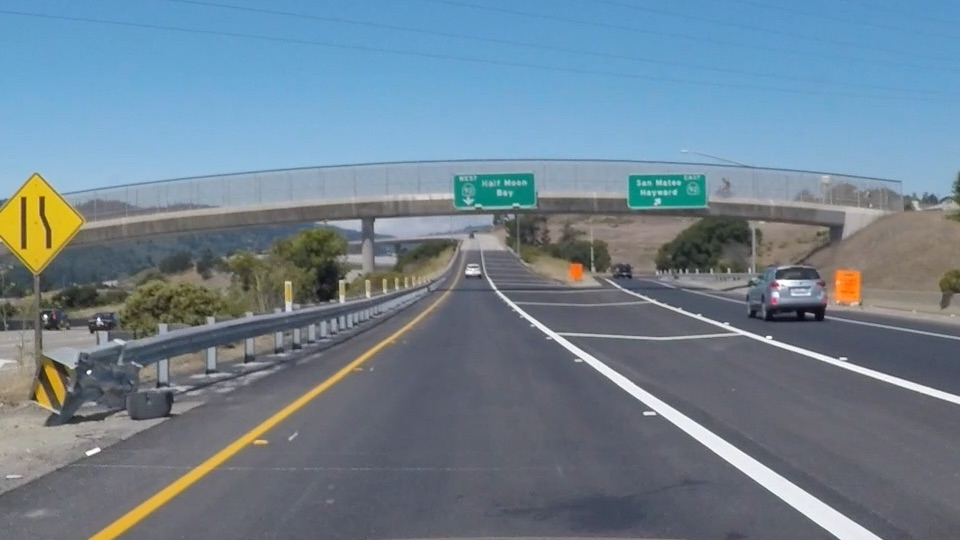
#> input picture 4_lessons_lane_lines/exit-ramp.jpg, 960 x 540 px
$ python hough_transform.py
#> lines starting #> are read from the running program, lines starting #| are printed output that depends on the picture; after the words box and inside, x2 and y2 are one past the last pixel; in counts of white or black regions, pixels touching at a corner belong together
import matplotlib.pyplot as plt
import matplotlib.image as mpimg
import numpy as np
import cv2

# Read in and grayscale the image
image = mpimg.imread('exit-ramp.jpg')
#> image is the input picture: shape (540, 960, 3); mean R, G, B 111.3, 130.2, 144.4
gray = cv2.cvtColor(image, cv2.COLOR_RGB2GRAY)  # grayscale conversion
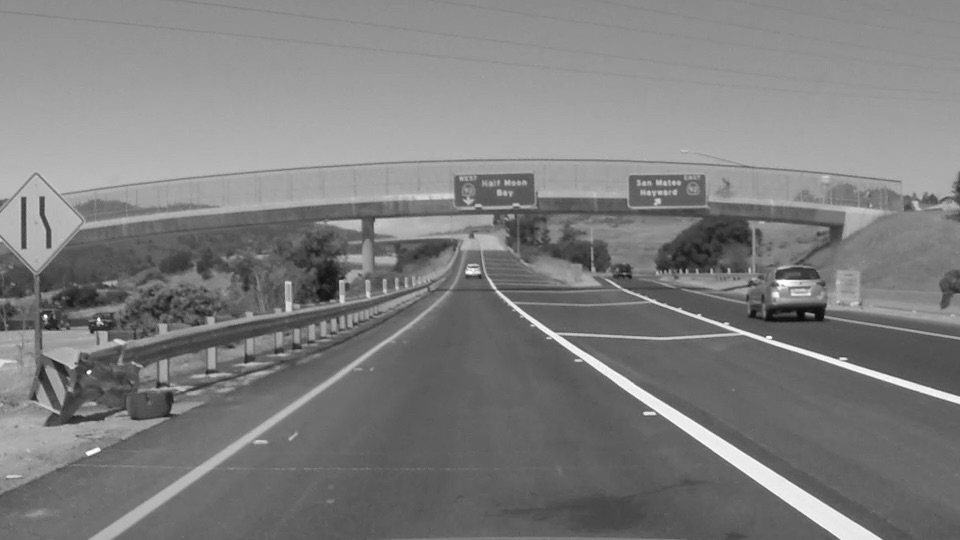
#> gray: shape (540, 960); min 7, max 255, mean 126.2

# this is a gaussian smoothing step
kernel_size = 5
blur_gray = cv2.GaussianBlur(gray, (kernel_size, kernel_size), 0)

# define parameters for Canny and run
low_threshold = 50
high_threshold = 150

edges = cv2.Canny(blur_gray, low_threshold, high_threshold)
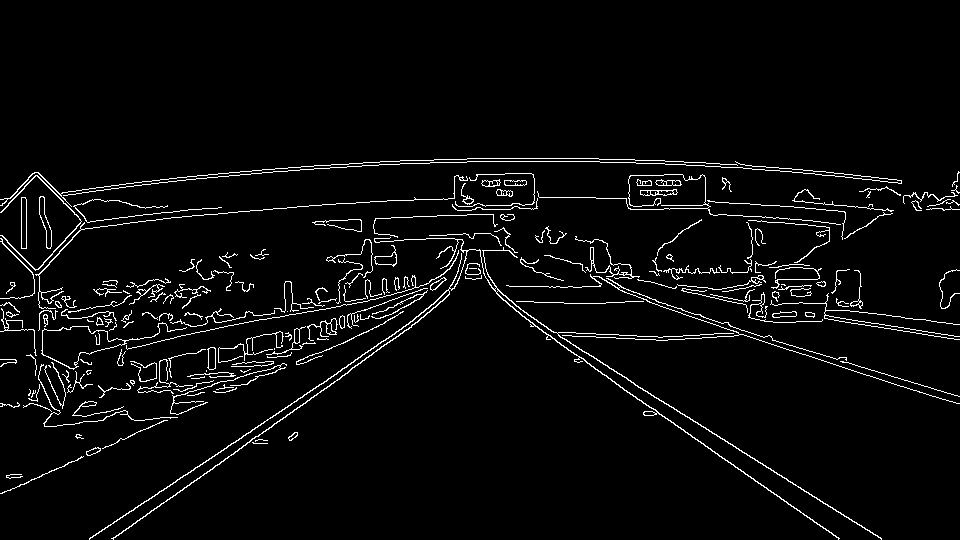
#> edges: shape (540, 960); 3.8% white in thin lines or dots, all inside (x1, y1, x2, y2) = (0, 158, 960, 540)

# Next we'll create a masked edges image using cv2.fillPoly()
mask = np.zeros_like(edges)
ignore_mask_color = 255

# This time we are defining a four sided polygon to mask
imshape = image.shape
#> imshape = (540, 960, 3)
vertices = np.array([[(0,imshape[0]),(450, 290), (490, 290), (imshape[1], 0), (imshape[1],imshape[0])]], dtype=np.int32)
cv2.fillPoly(mask, vertices, ignore_mask_color)
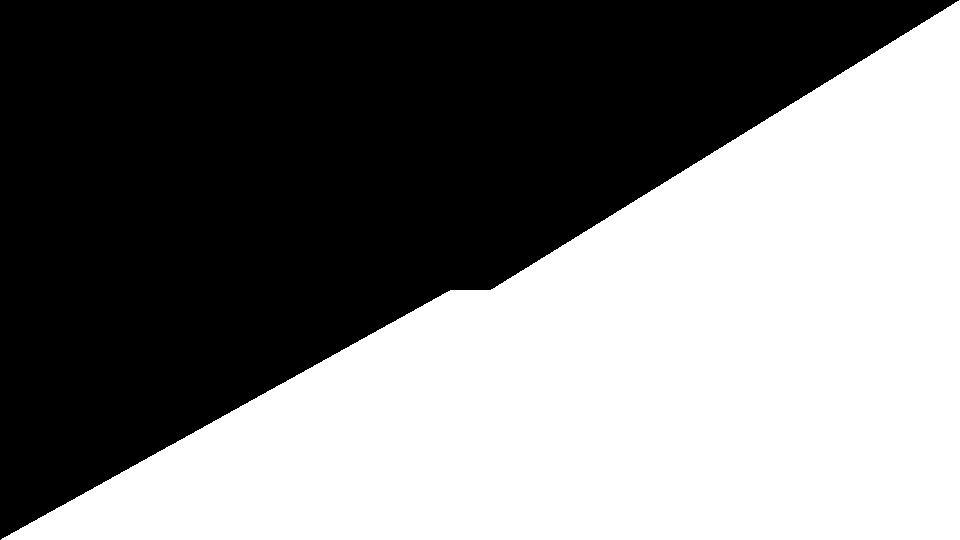
#> mask: shape (540, 960); 48.6% white; 1 white region, box (x1, y1, x2, y2) and area: (1, 0, 960, 540) 251875
masked_edges = cv2.bitwise_and(edges, mask)
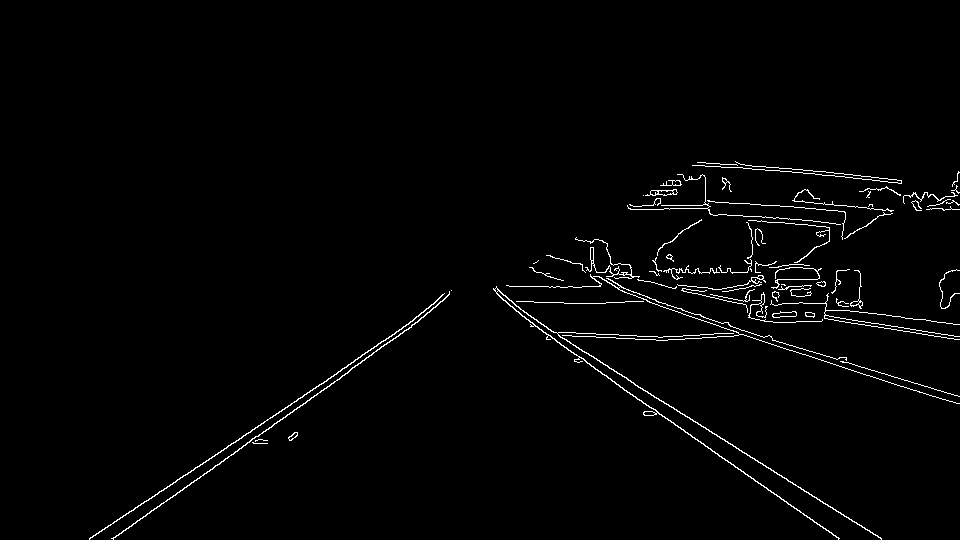
#> masked_edges: shape (540, 960); 1.6% white in thin lines or dots, all inside (x1, y1, x2, y2) = (89, 161, 960, 540)

# Define the Hough transform parameters

rho = 2     # distance resolution in pixels of the Hough grid
theta = np.pi/180   # angular resolution in radians of the Hough grid
threshold = 15   # minimum number of votes (intersections in Hough grid cell)
min_line_length = 40     # minimum number of pixels making up a line
max_line_gap = 20        # maximum gap in pixels between connectable line segments
line_image = np.copy(image)*0   # creating a blank to draw lines on
#> line_image: shape (540, 960, 3); every value is 0

# Run Hough on edge detected image
lines = cv2.HoughLinesP(masked_edges, rho, theta, threshold, np.array([]), min_line_length, max_line_gap)
#> lines = 95 rows, first 6: [641, 400, 839, 538], [342, 375, 418, 321], [338, 371, 445, 298], [560, 337, 881, 538], [848, 310, 953, 324], [251, 439, 339, 379]

# let us iterate over the output lines and draw lines on the blank
for line in lines:
    for x1, y1, x2, y2 in line:
        cv2.line(line_image, (x1,y1), (x2, y2), (255, 0, 0), 10)
#> this loop made 95 passes
#> line on passes 1 to 12: [[641, 400, 839, 538]], [[342, 375, 418, 321]], [[338, 371, 445, 298]], [[560, 337, 881, 538]], [[848, 310, 953, 324]], [[251, 439, 339, 379]], [[661, 285, 776, 305]], [[730, 326, 959, 396]], [[746, 306, 958, 339]], [[686, 315, 956, 403]], [[695, 165, 814, 173]], [[788, 286, 860, 281]]
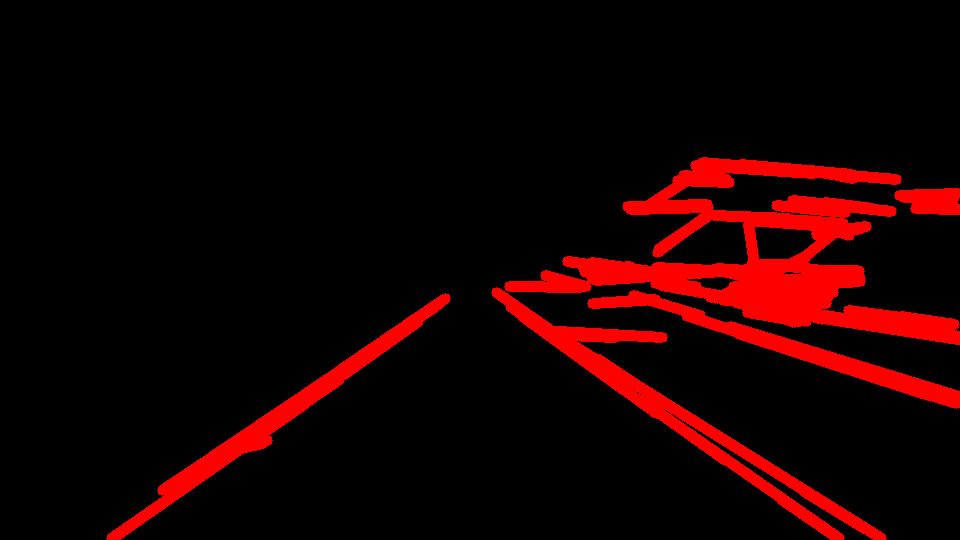
#> line_image: shape (540, 960, 3); mean R, G, B 25.1, 0, 0

# create a color binary image to combine with line image
color_edges = np.dstack((masked_edges, masked_edges, masked_edges))

# draw the lines on the edge image
combo = cv2.addWeighted(color_edges, 0.8, line_image, 1, 0)
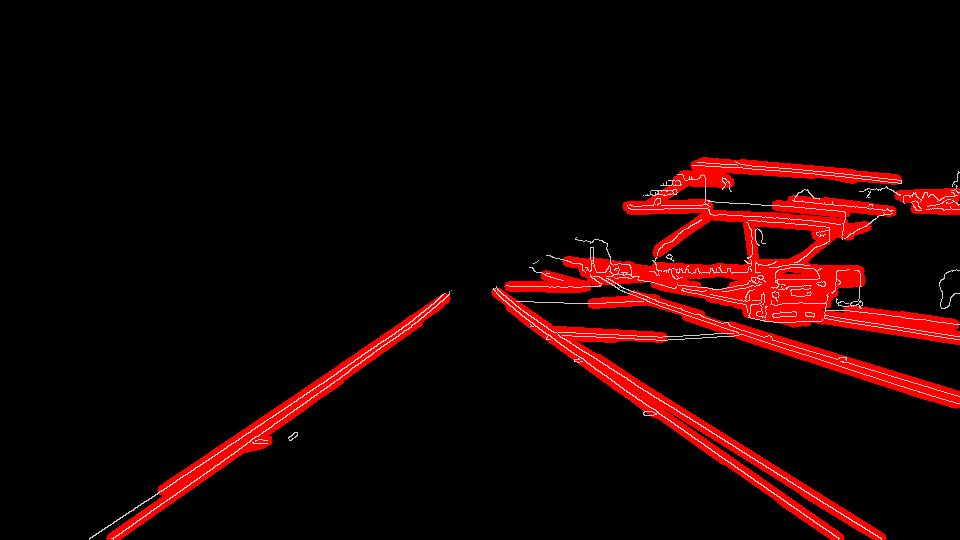
#> combo: shape (540, 960, 3); mean of channels 0, 1, 2 25.6, 3.3, 3.3; drawn as R, G, B
plt.imshow(combo)
plt.show()
